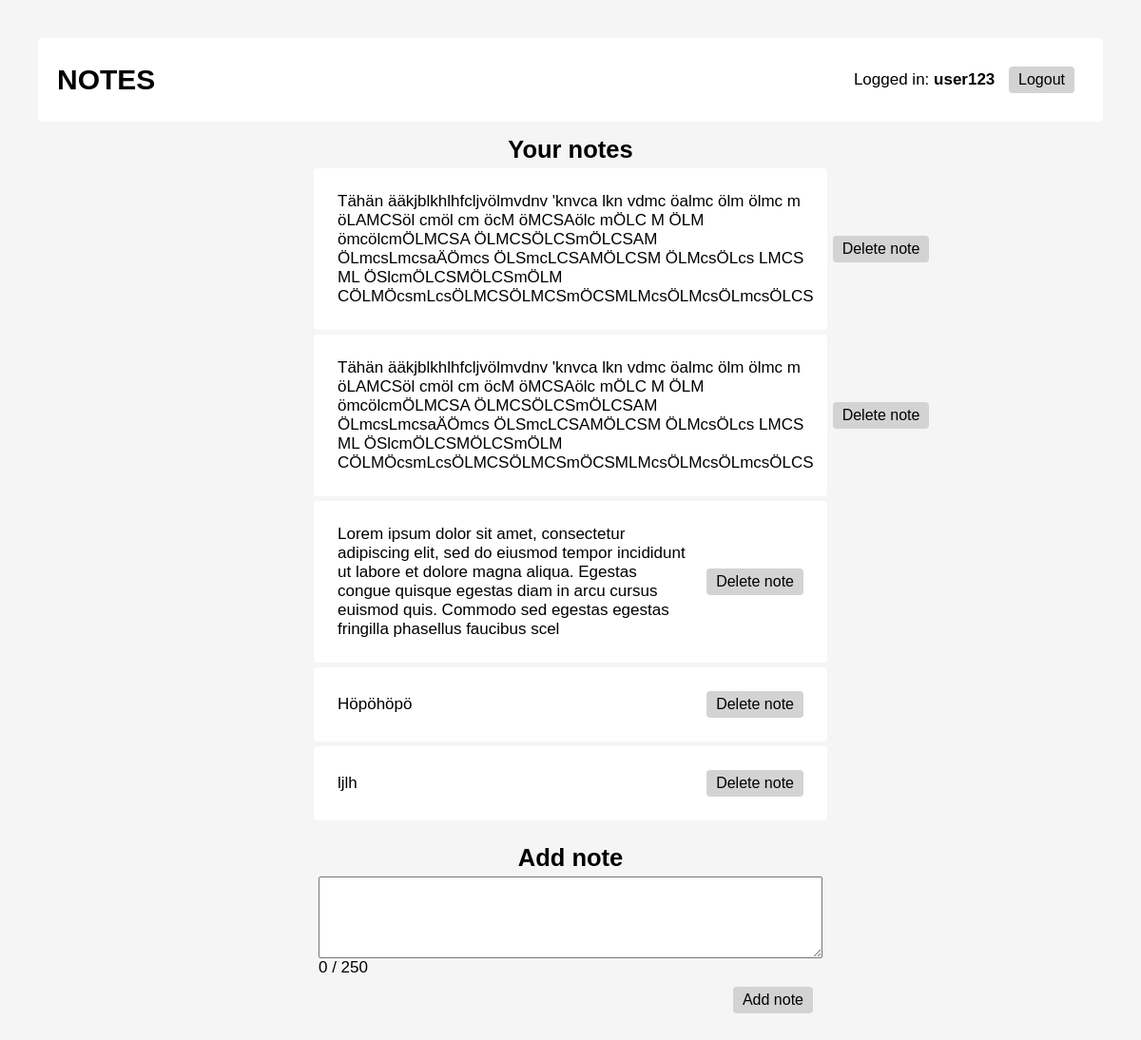
Screenshot of / (signed in) with the database file from the repository.
### notes/models.py (models this page shows, shortened)
class Note(models.Model):
  owner = models.ForeignKey(User, on_delete=models.CASCADE)
  note = models.CharField(max_length=250)

### notes/views.py (the view)
# urls.py: path('', views.index, name='index'),
@login_required
def index(request):
  user = User.objects.get(username=request.user)
  notes = Note.objects.filter(owner=request.user)
  context = {'notes':notes, 'user':user}
  return render(request, 'notes/index.html', context)

### notes/templates/notes/index.html (shortened to what this page needs)
<!DOCTYPE html>
<html>
  <head>
    {% load static %}
    <link rel='stylesheet' type='text/css' href="{% static 'notes/style.css' %}">
  </head>
  <body>
    <header>
      <p class='header-text'>NOTES</p>
      <nav class="nav-bar">
        <ul class="nav-list">
          <li>Logged in: <b>{{ user }}</b></li>
          <li>
            <form action='/logout/' method='POST'>
              <input type='submit' value='Logout' class='button'/>
            </form>
          </li>
        </ul>
      </nav>
    </header>
    <div class='container'>
      <h2>Your notes</h2>
      {% if notes %}
        {% for note in notes %}
          <div class='note-row'>
            <div class='note'>{{ note.note }}</div>
            <form action='/deletenote' method='POST'>
              <input type="submit" value='Delete note' class='button'>
            </form>
          </div>
        {% endfor %}
      {% else %}
        <p>No notes.</p>
      {% endif %}
    </div>
    <div class='container'>
      <h2>Add note</h2>
      <div class='note-box'>
        <form action='/addnote' method='GET'>
          <textarea name='noteText' rows='4' cols=10 class='note-text' required minlength='1' maxlength='250'></textarea>
          <div class='add-button'>
            <input type='submit' value='Add note' class='button'>
          </div>
        </form>
      </div>
    </div>
  </body>
</html>

### notes/static/notes/style.css (style rules this page uses)
* { box-sizing: border-box; margin: 0; }
body { margin: 40px; font-size: 17px; font-family: Arial, Helvetica, sans-serif; background-color: whitesmoke; }
header { display: flex; background-color: white; justify-content: space-between; border-radius: 4px; align-items: center; }
h2 { display: flex; justify-content: center; align-items: center; }
.header-text { padding: 20px; font-size: 30px; font-weight: bolder; }
.nav-bar { padding: 20px; }
.nav-list li { list-style-type: none; display: inline-block; }
.button { background-color: lightgrey; padding: 5px 10px; margin: 10px; border-radius: 4px; border: none; cursor: pointer; text-align: center; display: inline-block; font-size: 16px; }
.container { margin: 5px 25%; padding: 10px; }
.note-row { display: flex; justify-content: space-between; align-items: center; background-color: white; padding: 15px; margin-top: 5px; border-radius: 4px; }
.note { padding: 10px; }
.note-box { padding: 5px; }
.note-text { display: flex; width: 100%; height: auto; resize: vertical; font-size: 17px; font-family: Arial, Helvetica, sans-serif; }
.add-button { display: flex; justify-content: flex-end; }

### rows the page displays
Note: note "Tähän ääkjblkhlhfcljvölmvdnv 'knvca lkn vdmc öalmc ölm ölmc m öLAMCSöl cmöl cm öcM öMCSAölc mÖLC M ÖLM ömcölcmÖLMCSA ÖLMCSÖLCSmÖLCSAM ÖLmcsLmcsaÄÖmcs ÖLSmcLCSAMÖLCSM ÖLMcsÖLcs LMCS ML ÖSlcmÖLCSMÖLCSmÖLM CÖLMÖcsmLcsÖLMCSÖLMCSmÖCSMLMcsÖLMcsÖLmcsÖLCS"
Note: note "Tähän ääkjblkhlhfcljvölmvdnv 'knvca lkn vdmc öalmc ölm ölmc m öLAMCSöl cmöl cm öcM öMCSAölc mÖLC M ÖLM ömcölcmÖLMCSA ÖLMCSÖLCSmÖLCSAM ÖLmcsLmcsaÄÖmcs ÖLSmcLCSAMÖLCSM ÖLMcsÖLcs LMCS ML ÖSlcmÖLCSMÖLCSmÖLM CÖLMÖcsmLcsÖLMCSÖLMCSmÖCSMLMcsÖLMcsÖLmcsÖLCS"
Note: note "Lorem ipsum dolor sit amet, consectetur adipiscing elit, sed do eiusmod tempor incididunt ut labore et dolore magna aliqua. Egestas congue quisque egestas diam in arcu cursus euismod quis. Commodo sed egestas egestas fringilla phasellus faucibus scel"
Note: note "Höpöhöpö"
Note: note "ljlh"

### other values shown
{{ user }} "user123"
